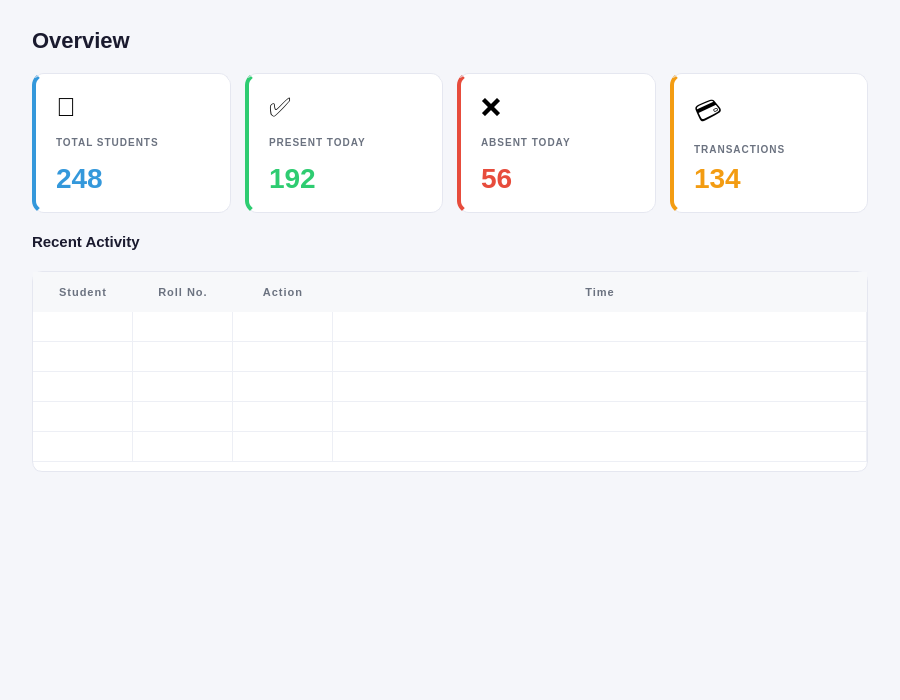
<?xml version='1.0' encoding='UTF-8'?>
<ui version="4.0"><class>OverviewPage</class><widget class="QWidget" name="OverviewPage">
 <property name="geometry"><rect><x>0</x><y>0</y><width>900</width><height>700</height></rect></property>
 <property name="windowTitle"><string>OverviewPage</string></property>
 <property name="styleSheet"><string notr="true">QWidget#OverviewPage { background-color: #F5F6FA; }</string></property>
         <layout class="QVBoxLayout" name="overviewLayout">
          <property name="leftMargin"><number>32</number></property>
          <property name="topMargin"><number>28</number></property>
          <property name="rightMargin"><number>32</number></property>
          <property name="bottomMargin"><number>28</number></property>
          <property name="spacing"><number>20</number></property>

          <item>
           <widget class="QLabel" name="labelOverviewTitle">
            <property name="text"><string>Overview</string></property>
            <property name="styleSheet">
             <string notr="true">color: #1A1A2E; font-size:22px; font-weight:700; background:transparent; border:none;</string>
            </property>
           </widget>
          </item>

          
          <item>
           <layout class="QHBoxLayout" name="statRowOverview">
            <property name="spacing"><number>14</number></property>

            <item>
             <widget class="QFrame" name="statCard1">
              <property name="styleSheet"><string notr="true">QFrame#statCard1{background-color:#FFFFFF;border:1px solid #E5E7F0;border-radius:12px;border-left:4px solid #3498DB;}</string></property>
              <layout class="QVBoxLayout"><property name="leftMargin"><number>20</number></property><property name="topMargin"><number>18</number></property><property name="rightMargin"><number>20</number></property><property name="bottomMargin"><number>18</number></property><property name="spacing"><number>6</number></property>
               <item><widget class="QLabel" name="sc1Icon"><property name="text"><string>👥</string></property><property name="styleSheet"><string notr="true">font-size:26px;background:transparent;border:none;</string></property></widget></item>
               <item><widget class="QLabel" name="sc1Label"><property name="text"><string>TOTAL STUDENTS</string></property><property name="styleSheet"><string notr="true">font-size:10px;font-weight:600;color:#6B7280;letter-spacing:1px;background:transparent;border:none;</string></property></widget></item>
               <item><widget class="QLabel" name="sc1Value"><property name="text"><string>248</string></property><property name="styleSheet"><string notr="true">font-size:28px;font-weight:800;color:#3498DB;background:transparent;border:none;</string></property></widget></item>
              </layout>
             </widget>
            </item>

            <item>
             <widget class="QFrame" name="statCard2">
              <property name="styleSheet"><string notr="true">QFrame#statCard2{background-color:#FFFFFF;border:1px solid #E5E7F0;border-radius:12px;border-left:4px solid #2ECC71;}</string></property>
              <layout class="QVBoxLayout"><property name="leftMargin"><number>20</number></property><property name="topMargin"><number>18</number></property><property name="rightMargin"><number>20</number></property><property name="bottomMargin"><number>18</number></property><property name="spacing"><number>6</number></property>
               <item><widget class="QLabel" name="sc2Icon"><property name="text"><string>✅</string></property><property name="styleSheet"><string notr="true">font-size:26px;background:transparent;border:none;</string></property></widget></item>
               <item><widget class="QLabel" name="sc2Label"><property name="text"><string>PRESENT TODAY</string></property><property name="styleSheet"><string notr="true">font-size:10px;font-weight:600;color:#6B7280;letter-spacing:1px;background:transparent;border:none;</string></property></widget></item>
               <item><widget class="QLabel" name="sc2Value"><property name="text"><string>192</string></property><property name="styleSheet"><string notr="true">font-size:28px;font-weight:800;color:#2ECC71;background:transparent;border:none;</string></property></widget></item>
              </layout>
             </widget>
            </item>

            <item>
             <widget class="QFrame" name="statCard3">
              <property name="styleSheet"><string notr="true">QFrame#statCard3{background-color:#FFFFFF;border:1px solid #E5E7F0;border-radius:12px;border-left:4px solid #E74C3C;}</string></property>
              <layout class="QVBoxLayout"><property name="leftMargin"><number>20</number></property><property name="topMargin"><number>18</number></property><property name="rightMargin"><number>20</number></property><property name="bottomMargin"><number>18</number></property><property name="spacing"><number>6</number></property>
               <item><widget class="QLabel" name="sc3Icon"><property name="text"><string>❌</string></property><property name="styleSheet"><string notr="true">font-size:26px;background:transparent;border:none;</string></property></widget></item>
               <item><widget class="QLabel" name="sc3Label"><property name="text"><string>ABSENT TODAY</string></property><property name="styleSheet"><string notr="true">font-size:10px;font-weight:600;color:#6B7280;letter-spacing:1px;background:transparent;border:none;</string></property></widget></item>
               <item><widget class="QLabel" name="sc3Value"><property name="text"><string>56</string></property><property name="styleSheet"><string notr="true">font-size:28px;font-weight:800;color:#E74C3C;background:transparent;border:none;</string></property></widget></item>
              </layout>
             </widget>
            </item>

            <item>
             <widget class="QFrame" name="statCard4">
              <property name="styleSheet"><string notr="true">QFrame#statCard4{background-color:#FFFFFF;border:1px solid #E5E7F0;border-radius:12px;border-left:4px solid #F39C12;}</string></property>
              <layout class="QVBoxLayout"><property name="leftMargin"><number>20</number></property><property name="topMargin"><number>18</number></property><property name="rightMargin"><number>20</number></property><property name="bottomMargin"><number>18</number></property><property name="spacing"><number>6</number></property>
               <item><widget class="QLabel" name="sc4Icon"><property name="text"><string>💳</string></property><property name="styleSheet"><string notr="true">font-size:26px;background:transparent;border:none;</string></property></widget></item>
               <item><widget class="QLabel" name="sc4Label"><property name="text"><string>TRANSACTIONS</string></property><property name="styleSheet"><string notr="true">font-size:10px;font-weight:600;color:#6B7280;letter-spacing:1px;background:transparent;border:none;</string></property></widget></item>
               <item><widget class="QLabel" name="sc4Value"><property name="text"><string>134</string></property><property name="styleSheet"><string notr="true">font-size:28px;font-weight:800;color:#F39C12;background:transparent;border:none;</string></property></widget></item>
              </layout>
             </widget>
            </item>

           </layout>
          </item>

          <item>
           <widget class="QLabel" name="labelRecentActivity">
            <property name="text"><string>Recent Activity</string></property>
            <property name="styleSheet"><string notr="true">color: #1A1A2E;font-size:15px;font-weight:600;background:transparent;border:none;</string></property>
           </widget>
          </item>

          <item>
           <widget class="QTableWidget" name="tableOverview">
            <property name="styleSheet">
             <string notr="true">QTableWidget{background-color:#FFFFFF;border:1px solid #E5E7F0;border-radius:10px;gridline-color:#EDEFF5;font-size:13px;}
QHeaderView::section{background-color:#F7F8FA;color:#6B7280;font-size:11px;font-weight:600;padding:11px 14px;border:none;letter-spacing:1px;}
QTableWidget::item{padding:11px 14px;color:#374151;}
QTableWidget::item:selected{background-color:#FDECEA;color:#1A1A2E;}
QTableWidget::item:hover{background-color:#F7F8FA;}</string>
            </property>
            <property name="editTriggers"><set>QAbstractItemView::NoEditTriggers</set></property>
            <property name="selectionBehavior"><enum>QAbstractItemView::SelectRows</enum></property>
            <property name="selectionMode"><enum>QAbstractItemView::SingleSelection</enum></property>
            <property name="showGrid"><bool>true</bool></property>
            <attribute name="horizontalHeaderStretchLastSection"><bool>true</bool></attribute>
            <attribute name="verticalHeaderVisible"><bool>false</bool></attribute>
            <column><property name="text"><string>Student</string></property></column>
            <column><property name="text"><string>Roll No.</string></property></column>
            <column><property name="text"><string>Action</string></property></column>
            <column><property name="text"><string>Time</string></property></column>
            <row /><row /><row /><row /><row />
           </widget>
          </item>

          <item>
           <spacer><property name="orientation"><enum>Qt::Vertical</enum></property><property name="sizeHint" stdset="0"><size><width>20</width><height>40</height></size></property></spacer>
          </item>

         </layout>
        </widget>

        
        <resources /><connections /></ui>
